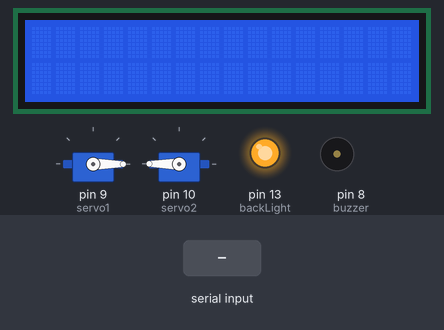
Simulated run of this sketch. Board: Arduino Uno, built with avr-gcc and run on an emulated ATmega328P. Shown: 2 × servo, 16×2 character LCD, output pins drawn as LEDs (lit = HIGH), buzzer (waves = sounding). The test bench sets the inputs (shaded band).

Above: at 4.2 s.
4.3 s: "1" received over Serial
At 7.1 s:
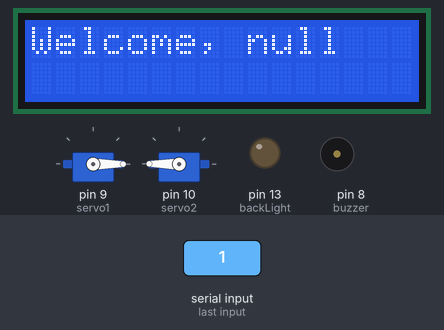
At 18.4 s:
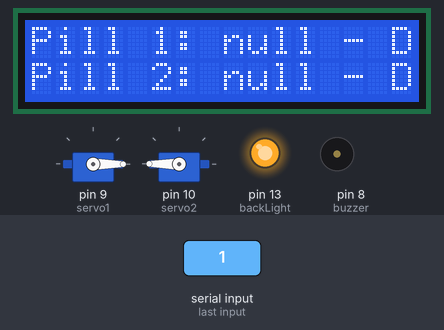
Timing chart, 0 to 18.9 s (numbered marks = the images above; inputs shaded):
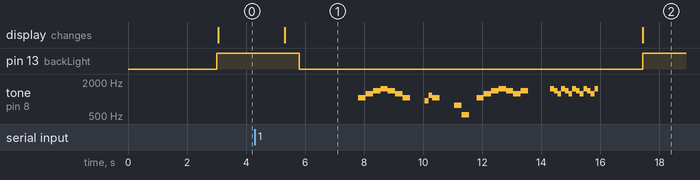

Measured:
- after the input at 4.3 s, pin 13 (backLight): HIGH → LOW after 1.5 s, → HIGH 11.6 s later; tone on pin 8 (buzzer): plays 1046 Hz for 0.25 s, 1244 Hz for 0.25 s, 1400 Hz for 0.25 s, 1510 Hz for 0.25 s, 1400 Hz for 0.25 s, 1244 Hz for 0.25 s … (32 notes in this stretch), starting after 3.5 s; the display: changes after 1.0 s (image 1)

The sketch:

Arduino.ino
```cpp
#include <ArduinoJson.h> // Must install through Arduino Library Manager
#include <LiquidCrystal.h>
#include <Servo.h>

const int backLight = 13;
const int buzzer = 8;

Servo servo1;
Servo servo2;
LiquidCrystal lcd(12, 11, 5, 4, 3, 2);

StaticJsonDocument<200> data;

// https://create.arduino.cc/projecthub/pythonpushover503/among-us-piezo-song-b7a259
void ringtone() {
  tone(buzzer, 1046);
  delay(250);
  tone(buzzer, 1244);
  delay(250);
  tone(buzzer, 1400);
  delay(250);
  tone(buzzer, 1510);
  delay(250);
  tone(buzzer, 1400);
  delay(250);
  tone(buzzer, 1244);
  delay(250);
  tone(buzzer, 1046);
  delay(250);
  noTone(buzzer);
  delay(500);
  tone(buzzer, 932);
  delay(125);
  tone(buzzer, 1174);
  delay(125);
  tone(buzzer, 1046);
  delay(250);
  // End of first
  noTone(buzzer);
  delay(500);
  tone(buzzer, 780);
  delay(250);
  tone(buzzer, 525);
  delay(250);
  noTone(buzzer);
  delay(250);
  // secont part
  tone(buzzer, 1046);
  delay(250);
  tone(buzzer, 1244);
  delay(250);
  tone(buzzer, 1400);
  delay(250);
  tone(buzzer, 1510);
  delay(250);
  tone(buzzer, 1400);
  delay(250);
  tone(buzzer, 1244);
  delay(250);
  tone(buzzer, 1400);
  delay(250);
  noTone(buzzer);
  delay(750);
  // fast part
  tone(buzzer, 1510);
  delay(125);
  tone(buzzer, 1400);
  delay(125);
  tone(buzzer, 1244);
  delay(125);
  tone(buzzer, 1510);
  delay(125);
  tone(buzzer, 1400);
  delay(125);
  tone(buzzer, 1244);
  delay(125);
  tone(buzzer, 1510);
  delay(125);
  tone(buzzer, 1400);
  delay(125);
  tone(buzzer, 1244);
  delay(125);
  tone(buzzer, 1510);
  delay(125);
  tone(buzzer, 1400);
  delay(125);
  tone(buzzer, 1244);
  delay(125);
  tone(buzzer, 1510);
  delay(125);
  noTone(buzzer);
  delay(500);
}

void lcdReset() {
  lcd.clear();
  lcd.setCursor(0, 0);
}

void dispensePills(int pill1Qt, int pill2Qt, bool useRingtone = true) {
  // Attach servos
  servo1.attach(9);
  servo2.attach(10);
  digitalWrite(backLight, LOW);

  // Reset both servos
  // NOTE that servo 1 and servo 2 are backwards
  // For servo 1, 0 is fully retracted
  // For servo 2, 180 is fully retracted
  servo1.write(0);
  delay(1000);
  servo2.write(180);
  delay(1000);

  if (useRingtone) {
    ringtone();
  }

  // Dispense one at a time (motors use a lot of voltage)
  for (int qt = 0; qt < pill1Qt; qt++) {
    servo1.write(180);
    delay(1000);
    servo1.write(30);
    delay(500);
  }
  servo1.write(0);
  delay(500);

  for (int qt = 0; qt < pill2Qt; qt++) {
    servo2.write(0);
    delay(1000);
    servo2.write(150);
    delay(500);
  }
  servo2.write(180);
  delay(500);

  // Stop servos from consuming power and turn LCD back on
  servo1.detach();
  servo2.detach();
  digitalWrite(backLight, HIGH);
}

void setup() {
  Serial.begin(9600);

  pinMode(backLight, OUTPUT);
  pinMode(buzzer, OUTPUT);
  dispensePills(0, 0, false);
  lcd.begin(16, 2);
}

void loop() {
  if (Serial.available()) {
    String input = Serial.readString();
    input.trim();

    DeserializationError err = deserializeJson(data, input);

    if (err) {
      lcdReset();
      lcd.print("Failed to parse");
    } else {
      lcdReset();
      lcd.print("Welcome, " + data["name"].as<String>());

      delay(500);
      dispensePills(data["pill1"].as<int>(), data["pill2"].as<int>());
      lcdReset();
      lcd.print("Pill 1: " + data["pill1"].as<String>() + " - DONE");
      lcd.setCursor(0, 1);
      lcd.print("Pill 2: " + data["pill2"].as<String>() + " - DONE");
    }
  }
}
```
